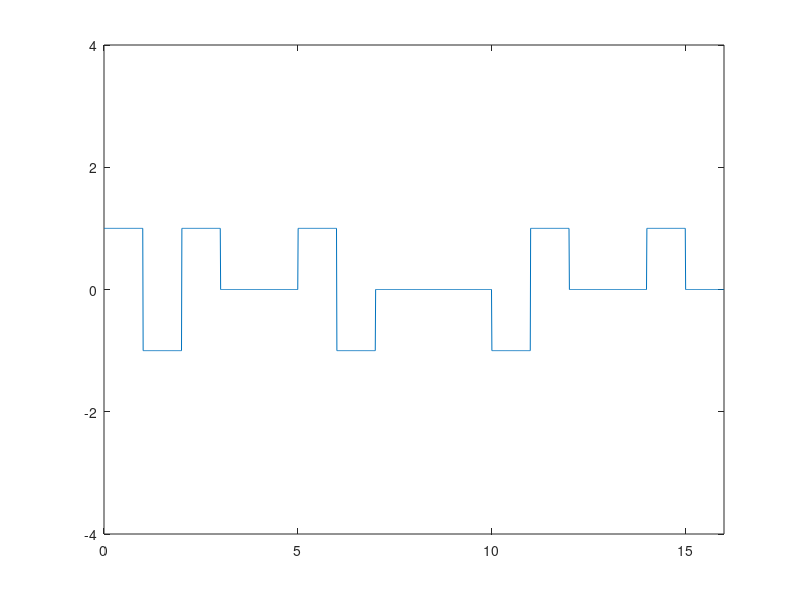

The MATLAB script that drew this image:
clear;

bits= [1 1 0 0 0 0 1 0 0 0 0 0 0 0 0 0];

bit_rate=1;

pre_vol=-1;
amp=1;
amp=pre_vol*amp;
tmp=amp;
cn0=0;
cn1=0;

for i = 1:length(bits)
    
    if bits(i) == 0
        cn0 = cn0+1;
    else
        cn1=cn1+1;
        cn0=0;
    end
    
    if cn0>3
        if mod(cn1,2)==0
            amplitude(i) = -amp;
            amp=amplitude(i);
            amplitude(i-3) = amp;
        else
            amplitude(i) = amp;
        end
        cn0=0;
        cn1=0;
    elseif bits(i)==0
        amplitude(i) = 0;
    else 
        amplitude(i)= -amp;
        amp=amplitude(i);
    end
end

Time=length(bits)/bit_rate;
n=100;
time=0:0.01:Time;
x=1;
for i=1:length(time)
  y_valu(i)=amplitude(x);
  if time(i)*bit_rate>=x
    x=x+1;
  endif
endfor

plot(time,y_valu);
axis([0 Time -4 4]);

counter = 0;
lastbit =-1;
for i = 1:length(time)
  if time(i)*bit_rate>counter
    counter = counter + 1;
    if y_valu(i)==lastbit
      result(counter-3:counter) = 0;
    else
      if(y_valu(i)==0)
        result(counter) = 0;
      else
        result(counter) = 1;
        lastbit = -lastbit;
      end
    end
  end
end

disp('HDB3 Decoding:');
bits
disp(result);
